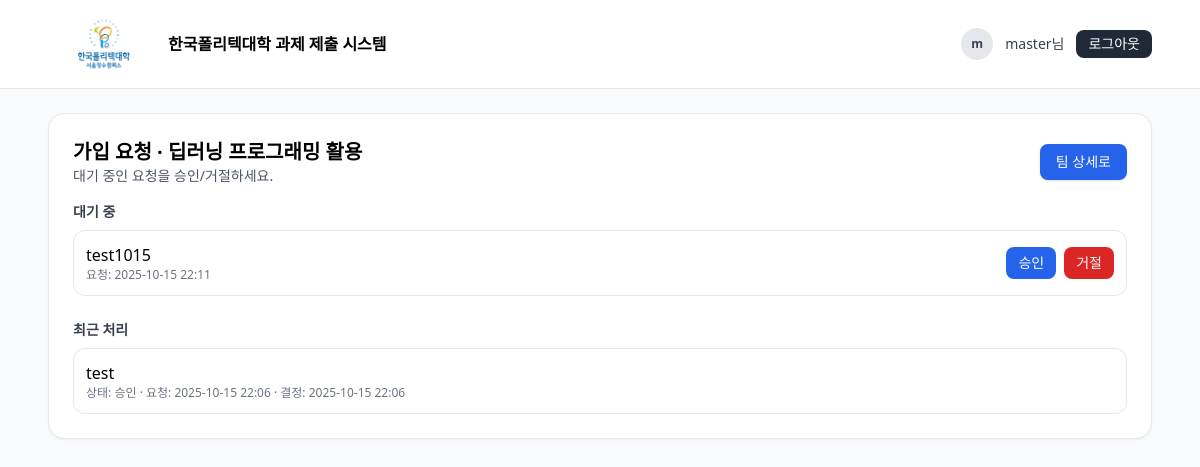
The page /teams/12/requests (signed in) on the database its author committed.
### submit/models.py (models this page shows, shortened)
class Team(models.Model):
    owner = models.ForeignKey(
        User, on_delete=models.CASCADE, related_name="owned_teams", verbose_name="소유자(교수)"
    )
    name = models.CharField("팀명", max_length=100)
    description = models.TextField("설명", blank=True)
    join_code = models.CharField("팀코드", max_length=6, unique=True, editable=False)
    join_code_generated_at = models.DateTimeField("팀코드 발급일시", auto_now_add=True)
    created_at = models.DateTimeField("생성일시", auto_now_add=True)
    updated_at = models.DateTimeField("수정일시", auto_now=True)
    cover = models.ImageField("대표 이미지", upload_to="team_covers/", blank=True, null=True)
    class Meta:
        verbose_name = "팀"
        verbose_name_plural = "팀"
        constraints = [
            models.UniqueConstraint(fields=["owner", "name"], name="uq_team_owner_name"),
        ]
        ordering = ["name"]

class TeamMembership(models.Model):
    STATUS = (
        ("PENDING", "대기"),
        ("APPROVED", "승인"),
        ("REJECTED", "거절"),
        ("LEFT", "탈퇴"),
    )
    team = models.ForeignKey(Team, on_delete=models.CASCADE, related_name="memberships", verbose_name="팀")
    student = models.ForeignKey(User, on_delete=models.CASCADE, related_name="team_memberships", verbose_name="학생")
    status = models.CharField("상태", max_length=10, choices=STATUS, default="PENDING")
    role = models.CharField("팀 역할", max_length=20, default="member", blank=True)
    requested_at = models.DateTimeField("요청일시", default=timezone.now)
    decided_at = models.DateTimeField("결정일시", null=True, blank=True)
    decided_by = models.ForeignKey(
        User, on_delete=models.SET_NULL, null=True, blank=True,
        related_name="decided_team_requests", verbose_name="결정자(교수)"
    )
    joined_at = models.DateTimeField("최종참가일시", null=True, blank=True)
    class Meta:
        verbose_name = "팀 멤버십"
        verbose_name_plural = "팀 멤버십"
        constraints = [
            models.UniqueConstraint(fields=["team", "student"], name="uq_team_student"),
        ]
        indexes = [
            models.Index(fields=["team", "status"]),
            models.Index(fields=["student", "status"]),
        ]

### submit/views.py (the view)
# urls.py: path("teams/<int:team_id>/requests", views.team_requests, name="team_requests"),
@login_required
def team_requests(request, team_id):
    team = get_object_or_404(Team, pk=team_id)
    if request.user != team.owner:
        return HttpResponseForbidden("권한이 없습니다.")
    pending = TeamMembership.objects.filter(team=team, status="PENDING").select_related("student").order_by("requested_at")
    recent  = TeamMembership.objects.filter(team=team).exclude(status="PENDING").select_related("student").order_by("-requested_at")[:50]
    return render(request, "teams/requests.html", {"team": team, "pending": pending, "recent": recent})

### templates/teams/requests.html (shortened to what this page needs)
{% extends 'base.html' %}
{% block content %}
<div class="rounded-2xl border bg-white p-6 shadow-sm">
  <div class="flex items-center justify-between mb-4">
    <div>
      <h1 class="text-xl font-semibold">가입 요청 · {{ team.name }}</h1>
      <p class="text-sm text-gray-600">대기 중인 요청을 승인/거절하세요.</p>
    </div>
    <a href="{% url 'team_detail' team_id=team.id %}" class="inline-flex items-center gap-1 px-4 py-2 rounded-lg bg-blue-600 text-white text-sm font-medium shadow hover:bg-blue-500 transition">
      팀 상세로
    </a>
  </div>
  <h2 class="text-sm font-semibold text-gray-700 mb-2">대기 중</h2>
  {% if pending %}
    <div class="divide-y rounded-xl border">
      {% for m in pending %}
      <div class="p-3 flex items-center justify-between">
        <div>
          <div class="font-medium">{{ m.student.get_full_name|default:m.student.username }}</div>
          <div class="text-xs text-gray-500">요청: {{ m.requested_at|date:"Y-m-d H:i" }}</div>
        </div>
        <div class="flex items-center gap-2">
          <form method="post" action="{% url 'team_request_approve' membership_id=m.id %}">
            <button class="px-3 py-1.5 rounded-lg bg-blue-600 text-white text-sm hover:bg-blue-500">승인</button>
          </form>
          <form method="post" action="{% url 'team_request_reject' membership_id=m.id %}">
            <button class="px-3 py-1.5 rounded-lg bg-red-600 text-white text-sm hover:bg-red-500">거절</button>
          </form>
        </div>
      </div>
      {% endfor %}
    </div>
  {% else %}
    <p class="text-sm text-gray-600 mb-4">대기 중인 요청이 없습니다.</p>
  {% endif %}
  <h2 class="text-sm font-semibold text-gray-700 mt-6 mb-2">최근 처리</h2>
  {% if recent %}
    <div class="divide-y rounded-xl border">
      {% for m in recent %}
      <div class="p-3 flex items-center justify-between">
        <div>
          <div class="font-medium">{{ m.student.get_full_name|default:m.student.username }}</div>
          <div class="text-xs text-gray-500">
            상태: {{ m.get_status_display }} · 요청: {{ m.requested_at|date:"Y-m-d H:i" }}
            {% if m.decided_at %} · 결정: {{ m.decided_at|date:"Y-m-d H:i" }}{% endif %}
          </div>
        </div>
      </div>
      {% endfor %}
    </div>
  {% else %}
    <p class="text-sm text-gray-600">최근 처리된 요청이 없습니다.</p>
  {% endif %}
</div>
{% endblock %}

### templates/base.html (shortened to what this page needs)
<!doctype html>
<html lang="ko">
<head>
  {% load static %}
  <script src="https://cdn.tailwindcss.com"></script>
</head>
<body class="bg-gray-50">
  <header class="bg-white border-b border-gray-200">
    <div class="max-w-6xl mx-auto flex items-center justify-between px-6 py-3">
        <div class="flex items-center gap-2">
        <a href="{% url 'teacher_team_list' %}" class="flex items-center gap-2">
            <img src="{% static 'img/polytech.png' %}" alt="logo" class="h-[64px] w-auto" />
            <span class="font-semibold">한국폴리텍대학 과제 제출 시스템</span>
        </a>
        </div>
    <div class="flex items-center gap-3">
    {% if request.user.is_authenticated %}
        <span class="inline-flex h-8 w-8 items-center justify-center rounded-full bg-gray-200 text-xs font-semibold text-gray-700">
        {{ request.user.get_full_name|default:request.user.username|first }}
        </span>
    {% if request.user.is_authenticated %}
      {% with sp=request.user.studentprofile|default_if_none:None %}
        {% if sp and request.user.first_name %}
          <span class="text-sm text-gray-700">{{ sp.student_id }} {{ request.user.first_name }}님</span>
        {% elif request.user.first_name %}
          <span class="text-sm text-gray-700">{{ request.user.first_name }}님</span>
        {% else %}
          <span class="text-sm text-gray-700">{{ request.user.username }}님</span>
        {% endif %}
      {% endwith %}
        <form method="post" action="{% url 'logout' %}">
        <button class="px-3 py-1 rounded-lg bg-gray-800 text-white text-sm hover:bg-gray-700" type="submit">
            로그아웃
        </button>
        </form>
    {% else %}
        <a href="{% url 'login' %}" class="px-3 py-1 rounded-lg bg-blue-600 text-white text-sm hover:bg-blue-500">
        로그인
        </a>
    {% endif %}
    {% else %}
        <a href="{% url 'login' %}" class="px-3 py-1 rounded-lg bg-blue-600 text-white text-sm hover:bg-blue-500">
        로그인
        </a>
    {% endif %}
    </div>
  </header>
  <main class="max-w-6xl mx-auto px-6 py-6">
    {% block content %}{% endblock %}
  </main>
</body>
</html>

### rows shown on the page
Team: name "딥러닝 프로그래밍 활용"
TeamMembership: student.get_full_name "test1015", requested_at "2025-10-15 22:11"
TeamMembership: student.get_full_name "test", status "승인", requested_at "2025-10-15 22:06", decided_at "2025-10-15 22:06"

### other values the page prints
{{ request.user.get_full_name|default:request.user.username|first }} "m"
{{ request.user.username }} "master"
